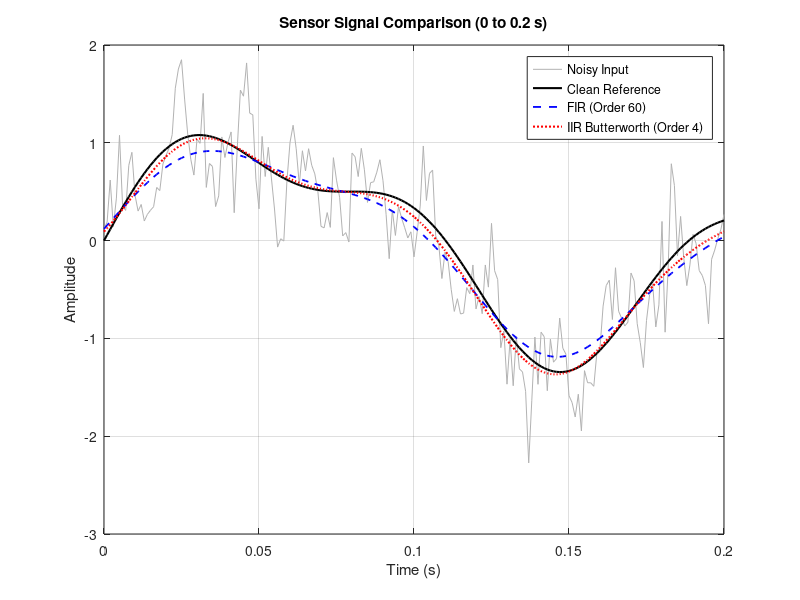
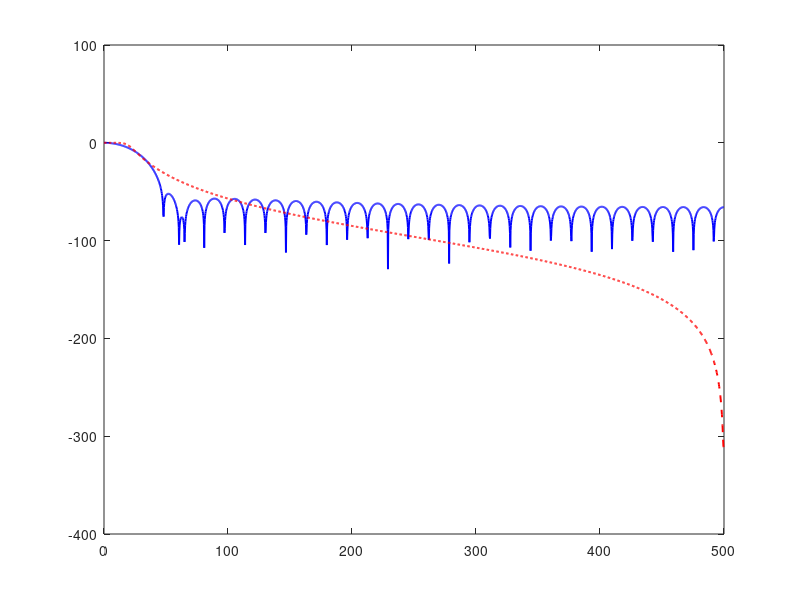

Reproduce these figures in MATLAB, in order. (Note: this script raises an error after producing the figures.)
clear; close all; clc;

%% Part A: Sensor Signal Filtering
Fs = 1000;
t = (0:1/Fs:2-1/Fs)';
rng(7);
clean = sin(2*pi*5*t) + 0.35*sin(2*pi*12*t);
noise = 0.35*sin(2*pi*50*t) + 0.20*sin(2*pi*137*t) + 0.25*randn(size(t));
x = clean + noise;

fc = 20;
bFIR = fir1(60, fc/(Fs/2), 'low');
[bIIR, aIIR] = butter(4, fc/(Fs/2), 'low');
yFIR = filtfilt(bFIR, 1, x);
yIIR = filtfilt(bIIR, aIIR, x);

idx = t <= 0.2;
figure;
plot(t(idx), x(idx), 'Color', [0.7 0.7 0.7]); hold on;
plot(t(idx), clean(idx), 'k', 'LineWidth', 1.5);
plot(t(idx), yFIR(idx), 'b--', 'LineWidth', 1.3);
plot(t(idx), yIIR(idx), 'r:', 'LineWidth', 1.5);
grid on;
xlabel('Time (s)');
ylabel('Amplitude');
title('Sensor Signal Comparison (0 to 0.2 s)');
legend('Noisy Input', 'Clean Reference', 'FIR (Order 60)', 'IIR Butterworth (Order 4)');
saveas(gcf, 'partA_time.png');

[H_fir, f_resp] = freqz(bFIR, 1, 2048, Fs);
[H_iir, ~] = freqz(bIIR, aIIR, 2048, Fs);

figure;
plot(f_resp, 20*log10(abs(H_fir) + eps), 'b', 'LineWidth', 1.4); hold on;
plot(f_resp, 20*log10(abs(H_iir) + eps), 'r--', 'LineWidth', 1.4);
xline(20, 'k--', '20 Hz Cutoff');
xlim([0 200]);
ylim([-100 5]);
grid on;
xlabel('Frequency (Hz)');
ylabel('Magnitude (dB)');
title('Magnitude Response: FIR vs Butterworth IIR');
legend('FIR (Order 60)', 'IIR Butterworth (Order 4)', 'Location', 'southwest');
saveas(gcf, 'partA_freqz.png');

N = length(x);
f_fft = Fs*(0:(N/2))/N;

P_noisy = abs(fft(x)/N);
P1_noisy = P_noisy(1:N/2+1);
P1_noisy(2:end-1) = 2*P1_noisy(2:end-1);

P_fir = abs(fft(yFIR)/N);
P1_fir = P_fir(1:N/2+1);
P1_fir(2:end-1) = 2*P1_fir(2:end-1);

P_iir = abs(fft(yIIR)/N);
P1_iir = P_iir(1:N/2+1);
P1_iir(2:end-1) = 2*P1_iir(2:end-1);

figure;
plot(f_fft, P1_noisy, 'Color', [0.65 0.65 0.65], 'LineWidth', 1.2); hold on;
plot(f_fft, P1_fir, 'b', 'LineWidth', 1.3);
plot(f_fft, P1_iir, 'r--', 'LineWidth', 1.3);
xlim([0 160]);
grid on;
xlabel('Frequency (Hz)');
ylabel('Single-Sided Amplitude');
title('Single-Sided Amplitude Spectra');
legend('Noisy Input', 'FIR Output', 'IIR Output');
saveas(gcf, 'partA_spectra.png');

rmse_noisy = sqrt(mean((x - clean).^2));
rmse_fir = sqrt(mean((yFIR - clean).^2));
rmse_iir = sqrt(mean((yIIR - clean).^2));

fprintf('Noisy RMSE: %.4f\n', rmse_noisy);
fprintf('FIR RMSE: %.4f\n', rmse_fir);
fprintf('IIR RMSE: %.4f\n\n', rmse_iir);

%% Part B: 50 Hz Audio Hum Removal
load handel
xClean = y(:);
tAudio = (0:numel(xClean)-1)'/Fs;
xHum = xClean + 0.15*sin(2*pi*50*tAudio);

[bN, aN] = butter(2, [49 51]/(Fs/2), 'stop');
[bWide, aWide] = butter(2, [45 55]/(Fs/2), 'stop');

yAudio = filtfilt(bN, aN, xHum);
yAudioWide = filtfilt(bWide, aWide, xHum);

idxA = (tAudio >= 1.0) & (tAudio <= 1.1);
figure;
plot(tAudio(idxA), xHum(idxA), 'Color', [0.7 0.7 0.7]); hold on;
plot(tAudio(idxA), xClean(idxA), 'k', 'LineWidth', 1.3);
plot(tAudio(idxA), yAudio(idxA), 'b--', 'LineWidth', 1.2);
grid on;
xlabel('Time (s)');
ylabel('Amplitude');
title('Audio Waveform (1.0 to 1.1 s)');
legend('Hum-Added', 'Clean Audio', 'Filtered (49-51 Hz)');
saveas(gcf, 'partB_waveform.png');

Na = length(xClean);
fa = Fs*(0:(Na/2))/Na;

Sc = abs(fft(xClean)/Na);
Sc1 = Sc(1:Na/2+1);
Sc1(2:end-1) = 2*Sc1(2:end-1);

Sh = abs(fft(xHum)/Na);
Sh1 = Sh(1:Na/2+1);
Sh1(2:end-1) = 2*Sh1(2:end-1);

Sf = abs(fft(yAudio)/Na);
Sf1 = Sf(1:Na/2+1);
Sf1(2:end-1) = 2*Sf1(2:end-1);

Sw = abs(fft(yAudioWide)/Na);
Sw1 = Sw(1:Na/2+1);
Sw1(2:end-1) = 2*Sw1(2:end-1);

figure;
plot(fa, Sh1, 'r', 'LineWidth', 1.1); hold on;
plot(fa, Sc1, 'k', 'LineWidth', 1.2);
plot(fa, Sf1, 'b--', 'LineWidth', 1.2);
plot(fa, Sw1, 'g:', 'LineWidth', 1.3);
xlim([0 200]);
grid on;
xlabel('Frequency (Hz)');
ylabel('Single-Sided Amplitude');
title('Audio Amplitude Spectrum (0 to 200 Hz)');
legend('Hum-Added', 'Clean Audio', 'Filtered (49-51 Hz)', 'Filtered (45-55 Hz)');
saveas(gcf, 'partB_spectrum.png');

band50 = (fa >= 49.5) & (fa <= 50.5);
fprintf('Clean 50 Hz: %.5f\n', max(Sc1(band50)));
fprintf('Hum-Added 50 Hz: %.5f\n', max(Sh1(band50)));
fprintf('Narrow Notch 50 Hz: %.5f\n', max(Sf1(band50)));
fprintf('Wider Notch 50 Hz: %.5f\n', max(Sw1(band50)));
